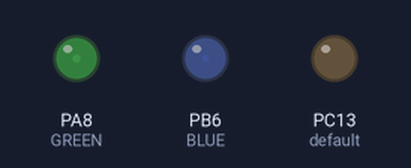
Simulated run of this sketch. Board: STM32 Blue Pill. Shown: output pins drawn as LEDs (lit = HIGH). What the sketch prints to the serial monitor is not drawn.

Above: at 0.05 s.
At 0.35 s:
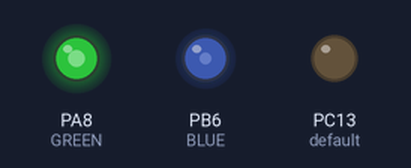
At 0.65 s:
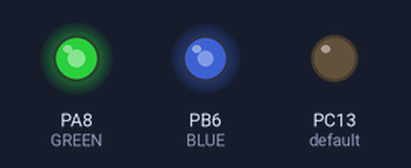
At 1.05 s:
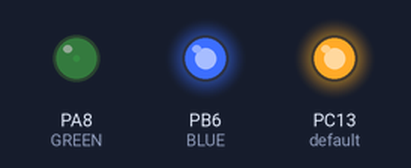
At 1.45 s:
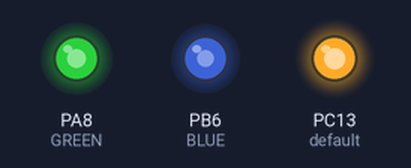
At 2.05 s:
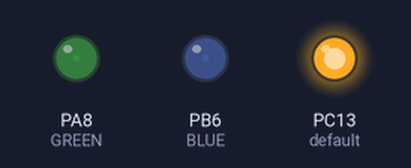
Timing chart, 0 to 4.7 s (numbered marks = the images above):
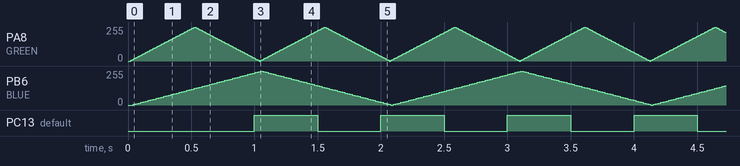

Measured:
- by itself, PC13 (default): alternates HIGH for 0.50 s and LOW for 0.50 s

The sketch:

STM32_breathing_LED.ino
```cpp
#include <math.h>

int brightness1 = 0;               //亮度
int fadeAmount1 = 5;               //亮度增幅值
int brightness2 = 0;
int fadeAmount2 = 5;
int brightness3 = 255;
int fadeAmount3 = 255;
int save1 = 0;                    //時間保留值
int times1 = 0 ;                  //頻率
int save2 = 0;
int times2 = 0 ;
int save3 = 0;
int times3 = 0 ;

void setup()  {
  Serial.begin(115200);   //序列埠傳輸速率設為115200
  pinMode(PA8, OUTPUT);    //GREEN
  pinMode(PB6, OUTPUT);    //BLUE
  pinMode(PC13, OUTPUT);    //default
}

void loop()  {
  times1 = millis() - save1 ;                                 //時間差(頻率) = 現在Arduino時間 - 上次保留時間
  times2 = millis() - save2 ;
  times3 = millis() - save3 ;

  if (times1 >= 10) {                                         //頻率設30ms
    if (brightness1 <= 0 || brightness1 >= 255  ) {           //假如當亮度小等於0或者大等於255
      fadeAmount1 = -fadeAmount1 ;                            //將亮度增幅值加上負號，使值能在0~255內
    }
    brightness1 = brightness1 + fadeAmount1;                  //增加亮度

    if (brightness1 > 255) {                                  //設保護值，當亮度大於255時，就直接等於255，以避免亮度值爆表造成LED有不正常閃光
      brightness1 = 255;
    }
    if (brightness1 < 0) {                                    //設保護值，當亮度小PA於0時，就直接等於0，以避免亮度值爆表造成LED有不正常閃光
      brightness1 = 0;
    }
    analogWrite(PA8, brightness1);                             //設輸出PIN10的值為亮度值
    Serial.println(brightness1);                            //序列埠印出亮度值
    save1 = millis() ;                                        //保留時間 = 現在Arduino時間
  }

  if (times2 >= 20) {
    if (brightness2 <= 0 || brightness2 >= 255 ) {
      fadeAmount2 = -fadeAmount2 ;
    }
    if (brightness2 > 255) {
      brightness2 = 255;
    }
    if (brightness2 < 0) {
      brightness2 = 0;
    }
    brightness2 = brightness2 + fadeAmount2;
    analogWrite(PB6, brightness2);
    save2 = millis() ;
  }

  if (times3 >= 500) {
    if (brightness3 <= 0 || brightness3 >= 255 ) {
      fadeAmount3 = -fadeAmount3 ;
    }
    if (brightness3 > 255) {
      brightness3 = 255;
    }
    if (brightness3 < 0) {
      brightness3 = 0;
    }
    brightness3 = brightness3 + fadeAmount3;
    digitalWrite(PC13, brightness3);
    save3 = millis() ;
  }
}
```
